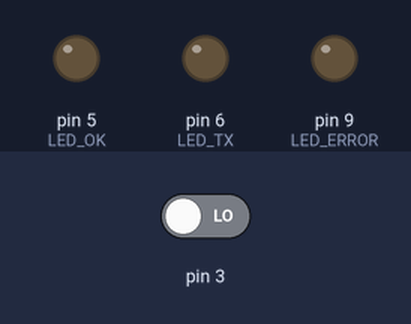
Simulated run of this sketch. Board: Arduino Uno, built with avr-gcc and run on an emulated ATmega328P. On the bench: output pins drawn as LEDs (lit = HIGH). The inputs (shaded band) are chosen by the test bench; at power-on: pin 3 LOW.

Above: at 1.2 s.
1.3 s: pin 3 driven HIGH
At 1.7 s:
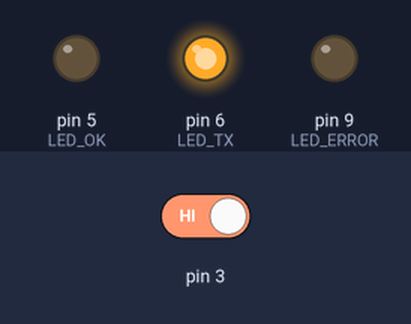
2.8 s: pin 3 driven LOW
At 4.0 s:
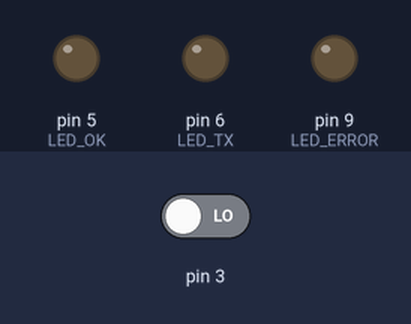
Timing chart, 0 to 5.8 s (numbered marks = the images above; inputs shaded):
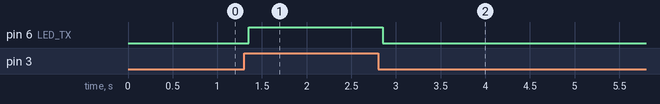

The sketch:

soft-serial.ino
```cpp
#include <SoftwareSerial.h> // More information at https://www.arduino.cc/en/Reference/SoftwareSerial


// We define the pins for the software Serial that will allows us to
// debug our code.
//SoftwareSerial mySerial(10, 11); // Pin 10 will work as RX and Pin 11 as TX


// ---------------------------------------------------------------------
// Define
// ---------------------------------------------------------------------
// The 3 colours LED on the Airboard is driven by 3 different digital pins:
// PIN 5 is Green colour, PIN 9 is Red colour, PIN 6 is Blue color
#define LED_OK 5
#define LED_ERROR 9
#define LED_TX 6
#define BOUTON 1


volatile boolean stateChanged = false; // True each time you will press the button, False otherwise
volatile boolean debounceStarted = false;
volatile uint32_t lastIntTmstp = 0;
static uint32_t debounceTime = 50;

boolean loupiote = true;

void setup()
{
  Serial.begin(9600);

    pinMode(BOUTON, INPUT_PULLUP);
    attachInterrupt(BOUTON, push, CHANGE); //interrupt 1 is on Pin D3 of the Airboard


    pinMode(LED_ERROR, OUTPUT); // RED color
    pinMode(LED_TX, OUTPUT); // BLUE color
    pinMode(LED_OK, OUTPUT); // GREEN color
    // Then we ensure the LEDs are OFF
    digitalWrite(LED_ERROR, LOW);
    digitalWrite(LED_TX, LOW);
    digitalWrite(LED_OK, LOW);

    digitalWrite(LED_OK, LOW);
    digitalWrite(LED_ERROR, LOW);

}


// ---------------------------------------------------------------------
// How the code works:
// Each time you press the button an interrupt will call the push() function
// This function will turn TRUE the "state" boolean variable.
// Each time the "state" variable is TRUE, the micro will:
//      * Send a LoRaWAN message to objenious
//      * Blink the BLUE LED for 100milisecond
//      * Print on the SoftwareSerial the same information sent to objenious
//      * Increment the sent messages counter.
// The buf string is defined at the beginning of this code, you can find more information
// on how to concatenate strings at https://www.arduino.cc/en/Tutorial/StringAdditionOperator
// ---------------------------------------------------------------------

void loop()
{

    if(debounceStarted)
    {
//      Serial.println("debounce");
      if(millis() - lastIntTmstp > debounceTime)
      {
//        Serial.println("debounce OK");
        debounceStarted = false;
        digitalWrite(LED_TX, loupiote);
        loupiote = !loupiote;
      }
    }
//    else
//    {
//        Serial.println("NO debounce");
//        delay(100);
//    }
//
}


// ---------------------------------------------------------------------
// Each time you press the button this function executes
// ---------------------------------------------------------------------

void push()
{
  lastIntTmstp = millis();
  debounceStarted = true;
}


// ---------------------------------------------------------------------
// This function makes blink the LED
// ---------------------------------------------------------------------
//
//void Blink(byte PIN, int DELAY_MS)
//{
//  digitalWrite(PIN,HIGH);
//  delay(DELAY_MS);
//  digitalWrite(PIN,LOW);
//}
```

Measured:
- after the input at 1.3 s, pin 6 (LED_TX): LOW → HIGH after 0.05 s
- after the input at 2.8 s, pin 6 (LED_TX): HIGH → LOW after 0.05 s
